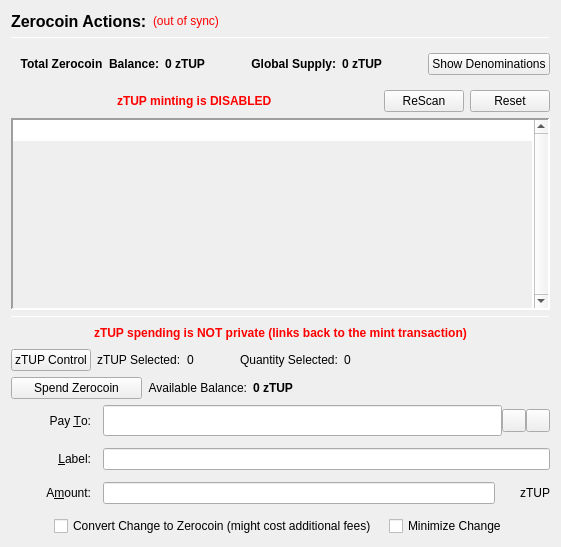
                  <widget class="QFrame" name="verticalFrameLeft">
                   <layout class="QVBoxLayout" name="verticalLayout_2">
                    <item>
                     <layout class="QVBoxLayout" name="verticalLayout_3">
                      <item>
                       <layout class="QHBoxLayout" name="horizontalLayout_3">
                        <item>
                         <widget class="QLabel" name="labelzTUPActions">
                          <property name="font">
                           <font>
                            <pointsize>12</pointsize>
                            <weight>75</weight>
                            <bold>true</bold>
                           </font>
                          </property>
                          <property name="text">
                           <string>Zerocoin Actions:</string>
                          </property>
                          <property name="alignment">
                           <set>Qt::AlignLeading|Qt::AlignLeft|Qt::AlignVCenter</set>
                          </property>
                         </widget>
                        </item>
                        <item>
                         <widget class="QLabel" name="labelzTUPSyncStatus">
                          <property name="toolTip">
                           <string>The displayed information may be out of date. Your wallet automatically synchronizes with the TenUp network after a connection is established, but this process has not completed yet.</string>
                          </property>
                          <property name="styleSheet">
                           <string notr="true">QLabel { color: red; }</string>
                          </property>
                          <property name="text">
                           <string notr="true">(out of sync)</string>
                          </property>
                          <property name="alignment">
                           <set>Qt::AlignLeading|Qt::AlignLeft|Qt::AlignVCenter</set>
                          </property>
                         </widget>
                        </item>
                        <item>
                         <spacer name="horizontalSpacer">
                          <property name="orientation">
                           <enum>Qt::Horizontal</enum>
                          </property>
                          <property name="sizeHint" stdset="0">
                           <size>
                            <width>40</width>
                            <height>20</height>
                           </size>
                          </property>
                         </spacer>
                        </item>
                       </layout>
                      </item>
                      <item>
                       <widget class="Line" name="lineUpperLeft">
                        <property name="minimumSize">
                         <size>
                          <width>0</width>
                          <height>1</height>
                         </size>
                        </property>
                        <property name="maximumSize">
                         <size>
                          <width>16777215</width>
                          <height>1</height>
                         </size>
                        </property>
                        <property name="frameShadow">
                         <enum>QFrame::Sunken</enum>
                        </property>
                        <property name="orientation">
                         <enum>Qt::Horizontal</enum>
                        </property>
                       </widget>
                      </item>
                      <item>
                       <widget class="QFrame" name="balanceSupplyFrame">
                        <layout class="QHBoxLayout" name="horizontalLayout_2" stretch="0,0,0,1,0">
                         <property name="rightMargin">
                          <number>0</number>
                         </property>
                         <item>
                          <layout class="QHBoxLayout" name="horizontalLayout_34">
                           <item>
                            <widget class="QLabel" name="labelzAvailableText_3">
                             <property name="font">
                              <font>
                               <weight>75</weight>
                               <bold>true</bold>
                              </font>
                             </property>
                             <property name="toolTip">
                              <string>Total Balance including unconfirmed and immature zTUP</string>
                             </property>
                             <property name="text">
                              <string>Total Zerocoin  Balance:</string>
                             </property>
                             <property name="alignment">
                              <set>Qt::AlignRight|Qt::AlignTrailing|Qt::AlignVCenter</set>
                             </property>
                            </widget>
                           </item>
                           <item>
                            <widget class="QLabel" name="labelzAvailableAmount_4">
                             <property name="minimumSize">
                              <size>
                               <width>40</width>
                               <height>0</height>
                              </size>
                             </property>
                             <property name="font">
                              <font>
                               <weight>75</weight>
                               <bold>true</bold>
                              </font>
                             </property>
                             <property name="toolTip">
                              <string>Total Balance including unconfirmed and immature zTUP</string>
                             </property>
                             <property name="text">
                              <string>0 zTUP</string>
                             </property>
                             <property name="alignment">
                              <set>Qt::AlignLeading|Qt::AlignLeft|Qt::AlignVCenter</set>
                             </property>
                            </widget>
                           </item>
                          </layout>
                         </item>
                         <item>
                          <spacer name="horizontalSpacer_32">
                           <property name="orientation">
                            <enum>Qt::Horizontal</enum>
                           </property>
                           <property name="sizeHint" stdset="0">
                            <size>
                             <width>40</width>
                             <height>20</height>
                            </size>
                           </property>
                          </spacer>
                         </item>
                         <item>
                          <layout class="QHBoxLayout" name="horizontalLayout_35">
                           <item>
                            <widget class="QLabel" name="labelZsupplyText_2">
                             <property name="font">
                              <font>
                               <weight>75</weight>
                               <bold>true</bold>
                              </font>
                             </property>
                             <property name="text">
                              <string>Global Supply:</string>
                             </property>
                             <property name="alignment">
                              <set>Qt::AlignRight|Qt::AlignTrailing|Qt::AlignVCenter</set>
                             </property>
                            </widget>
                           </item>
                           <item>
                            <widget class="QLabel" name="labelZsupplyAmount_2">
                             <property name="font">
                              <font>
                               <weight>75</weight>
                               <bold>true</bold>
                              </font>
                             </property>
                             <property name="text">
                              <string>0 zTUP</string>
                             </property>
                            </widget>
                           </item>
                          </layout>
                         </item>
                         <item>
                          <spacer name="horizontalSpacer_31">
                           <property name="orientation">
                            <enum>Qt::Horizontal</enum>
                           </property>
                           <property name="sizeHint" stdset="0">
                            <size>
                             <width>40</width>
                             <height>20</height>
                            </size>
                           </property>
                          </spacer>
                         </item>
                         <item>
                          <widget class="QPushButton" name="pushButtonShowDenoms">
                           <property name="toolTip">
                            <string>Show zTUP denominations list</string>
                           </property>
                           <property name="text">
                            <string>Show Denominations</string>
                           </property>
                          </widget>
                         </item>
                        </layout>
                       </widget>
                      </item>
                      <item>
                       <layout class="QHBoxLayout" name="horizontalLayout_4">
                        <item>
                         <spacer name="horizontalSpacer_2">
                          <property name="orientation">
                           <enum>Qt::Horizontal</enum>
                          </property>
                          <property name="sizeHint" stdset="0">
                           <size>
                            <width>40</width>
                            <height>20</height>
                           </size>
                          </property>
                         </spacer>
                        </item>
                        <item>
                         <widget class="QLabel" name="label">
                          <property name="styleSheet">
                           <string notr="true">color: red;
font-weight: bold;</string>
                          </property>
                          <property name="text">
                           <string>zTUP minting is DISABLED</string>
                          </property>
                         </widget>
                        </item>
                        <item>
                         <spacer name="horizontalSpacer_3">
                          <property name="orientation">
                           <enum>Qt::Horizontal</enum>
                          </property>
                          <property name="sizeHint" stdset="0">
                           <size>
                            <width>40</width>
                            <height>20</height>
                           </size>
                          </property>
                         </spacer>
                        </item>
                        <item>
                         <widget class="QPushButton" name="pushButtonMintReset">
                          <property name="maximumSize">
                           <size>
                            <width>80</width>
                            <height>16777215</height>
                           </size>
                          </property>
                          <property name="toolTip">
                           <string>Rescan the complete blockchain for  Zerocoin mints and their meta-data.</string>
                          </property>
                          <property name="text">
                           <string>ReScan</string>
                          </property>
                         </widget>
                        </item>
                        <item>
                         <widget class="QPushButton" name="pushButtonSpentReset">
                          <property name="maximumSize">
                           <size>
                            <width>80</width>
                            <height>16777215</height>
                           </size>
                          </property>
                          <property name="toolTip">
                           <string>Reset Zerocoin Wallet DB. Deletes transactions that did not make it into the blockchain.</string>
                          </property>
                          <property name="text">
                           <string>Reset</string>
                          </property>
                         </widget>
                        </item>
                       </layout>
                      </item>
                      <item>
                       <widget class="QPlainTextEdit" name="TEMintStatus">
                        <property name="font">
                         <font>
                          <pointsize>8</pointsize>
                         </font>
                        </property>
                        <property name="toolTip">
                         <string>Status and/or Mesages from the last Mint Action.</string>
                        </property>
                        <property name="frameShape">
                         <enum>QFrame::Panel</enum>
                        </property>
                        <property name="frameShadow">
                         <enum>QFrame::Sunken</enum>
                        </property>
                        <property name="lineWidth">
                         <number>2</number>
                        </property>
                        <property name="midLineWidth">
                         <number>2</number>
                        </property>
                        <property name="verticalScrollBarPolicy">
                         <enum>Qt::ScrollBarAlwaysOn</enum>
                        </property>
                        <property name="horizontalScrollBarPolicy">
                         <enum>Qt::ScrollBarAlwaysOff</enum>
                        </property>
                        <property name="readOnly">
                         <bool>true</bool>
                        </property>
                        <property name="plainText">
                         <string notr="true"/>
                        </property>
                        <property name="backgroundVisible">
                         <bool>true</bool>
                        </property>
                       </widget>
                      </item>
                      <item>
                       <widget class="Line" name="line">
                        <property name="minimumSize">
                         <size>
                          <width>0</width>
                          <height>1</height>
                         </size>
                        </property>
                        <property name="maximumSize">
                         <size>
                          <width>16777215</width>
                          <height>1</height>
                         </size>
                        </property>
                        <property name="orientation">
                         <enum>Qt::Horizontal</enum>
                        </property>
                       </widget>
                      </item>
                      <item>
                       <layout class="QHBoxLayout" name="horizontalLayout_7">
                        <item>
                         <spacer name="horizontalSpacer_18">
                          <property name="orientation">
                           <enum>Qt::Horizontal</enum>
                          </property>
                          <property name="sizeHint" stdset="0">
                           <size>
                            <width>40</width>
                            <height>20</height>
                           </size>
                          </property>
                         </spacer>
                        </item>
                        <item>
                         <widget class="QLabel" name="label_2">
                          <property name="styleSheet">
                           <string notr="true">color: red;
font-weight: bold;</string>
                          </property>
                          <property name="text">
                           <string>zTUP spending is NOT private (links back to the mint transaction)</string>
                          </property>
                         </widget>
                        </item>
                        <item>
                         <spacer name="horizontalSpacer_30">
                          <property name="orientation">
                           <enum>Qt::Horizontal</enum>
                          </property>
                          <property name="sizeHint" stdset="0">
                           <size>
                            <width>40</width>
                            <height>20</height>
                           </size>
                          </property>
                         </spacer>
                        </item>
                       </layout>
                      </item>
                      <item>
                       <layout class="QHBoxLayout" name="horizontalLayout_24">
                        <property name="leftMargin">
                         <number>0</number>
                        </property>
                        <property name="bottomMargin">
                         <number>0</number>
                        </property>
                        <item>
                         <widget class="QPushButton" name="pushButtonZTupControl">
                          <property name="text">
                           <string>zTUP Control</string>
                          </property>
                         </widget>
                        </item>
                        <item>
                         <widget class="QLabel" name="labelzTupSelected">
                          <property name="text">
                           <string>zTUP Selected:</string>
                          </property>
                         </widget>
                        </item>
                        <item>
                         <widget class="QLabel" name="labelzTupSelected_int">
                          <property name="text">
                           <string>0</string>
                          </property>
                         </widget>
                        </item>
                        <item>
                         <spacer name="horizontalSpacer_17">
                          <property name="orientation">
                           <enum>Qt::Horizontal</enum>
                          </property>
                          <property name="sizeType">
                           <enum>QSizePolicy::Fixed</enum>
                          </property>
                          <property name="sizeHint" stdset="0">
                           <size>
                            <width>40</width>
                            <height>20</height>
                           </size>
                          </property>
                         </spacer>
                        </item>
                        <item>
                         <widget class="QLabel" name="labelQuantitySelected">
                          <property name="text">
                           <string>Quantity Selected:</string>
                          </property>
                         </widget>
                        </item>
                        <item>
                         <widget class="QLabel" name="labelQuantitySelected_int">
                          <property name="text">
                           <string>0</string>
                          </property>
                         </widget>
                        </item>
                        <item>
                         <spacer name="horizontalSpacer_19">
                          <property name="orientation">
                           <enum>Qt::Horizontal</enum>
                          </property>
                          <property name="sizeHint" stdset="0">
                           <size>
                            <width>40</width>
                            <height>20</height>
                           </size>
                          </property>
                         </spacer>
                        </item>
                       </layout>
                      </item>
                      <item>
                       <layout class="QHBoxLayout" name="horizontalLayout_6">
                        <item>
                         <widget class="QPushButton" name="pushButtonSpendzTUP">
                          <property name="minimumSize">
                           <size>
                            <width>131</width>
                            <height>0</height>
                           </size>
                          </property>
                          <property name="toolTip">
                           <string>Spend Zerocoin. Without 'Pay To:' address creates payments to yourself.</string>
                          </property>
                          <property name="text">
                           <string>Spend Zerocoin</string>
                          </property>
                         </widget>
                        </item>
                        <item>
                         <widget class="QLabel" name="labelzTUPBalanceText">
                          <property name="toolTip">
                           <string>Available (mature and spendable) zTUP for spending</string>
                          </property>
                          <property name="text">
                           <string>Available Balance:</string>
                          </property>
                          <property name="alignment">
                           <set>Qt::AlignRight|Qt::AlignTrailing|Qt::AlignVCenter</set>
                          </property>
                         </widget>
                        </item>
                        <item>
                         <widget class="QLabel" name="labelzAvailableAmount_2">
                          <property name="font">
                           <font>
                            <weight>75</weight>
                            <bold>true</bold>
                           </font>
                          </property>
                          <property name="toolTip">
                           <string>Available (mature and spendable) zTUP for spending

zTUP are mature when they have more than 20 confirmations AND more than 2 mints of the same denomination after them were minted</string>
                          </property>
                          <property name="text">
                           <string>0 zTUP</string>
                          </property>
                          <property name="alignment">
                           <set>Qt::AlignLeading|Qt::AlignLeft|Qt::AlignVCenter</set>
                          </property>
                         </widget>
                        </item>
                        <item>
                         <spacer name="horizontalSpacer_4">
                          <property name="orientation">
                           <enum>Qt::Horizontal</enum>
                          </property>
                          <property name="sizeHint" stdset="0">
                           <size>
                            <width>40</width>
                            <height>20</height>
                           </size>
                          </property>
                         </spacer>
                        </item>
                       </layout>
                      </item>
                      <item>
                       <layout class="QGridLayout" name="gridLayout_7">
                        <property name="spacing">
                         <number>12</number>
                        </property>
                        <item row="0" column="0">
                         <widget class="QLabel" name="payToLabel">
                          <property name="minimumSize">
                           <size>
                            <width>80</width>
                            <height>0</height>
                           </size>
                          </property>
                          <property name="text">
                           <string>Pay &amp;To:</string>
                          </property>
                          <property name="alignment">
                           <set>Qt::AlignRight|Qt::AlignTrailing|Qt::AlignVCenter</set>
                          </property>
                          <property name="buddy">
                           <cstring>payTo</cstring>
                          </property>
                         </widget>
                        </item>
                        <item row="0" column="1">
                         <layout class="QHBoxLayout" name="payToLayout">
                          <property name="spacing">
                           <number>0</number>
                          </property>
                          <item>
                           <widget class="QValidatedLineEdit" name="payTo">
                            <property name="enabled">
                             <bool>true</bool>
                            </property>
                            <property name="minimumSize">
                             <size>
                              <width>0</width>
                              <height>31</height>
                             </size>
                            </property>
                            <property name="toolTip">
                             <string>The TenUp address to send the payment to. Creates local payment to yourself when empty.</string>
                            </property>
                           </widget>
                          </item>
                          <item>
                           <widget class="QToolButton" name="addressBookButton">
                            <property name="toolTip">
                             <string>Choose previously used address</string>
                            </property>
                            <property name="text">
                             <string/>
                            </property>
                            <property name="icon">
                             <iconset resource="../tenup.qrc">
                              <normaloff>:/icons/address-book</normaloff>:/icons/address-book</iconset>
                            </property>
                            <property name="shortcut">
                             <string>Alt+A</string>
                            </property>
                           </widget>
                          </item>
                          <item>
                           <widget class="QToolButton" name="pasteButton">
                            <property name="toolTip">
                             <string>Paste address from clipboard</string>
                            </property>
                            <property name="text">
                             <string/>
                            </property>
                            <property name="icon">
                             <iconset resource="../tenup.qrc">
                              <normaloff>:/icons/editpaste</normaloff>:/icons/editpaste</iconset>
                            </property>
                            <property name="shortcut">
                             <string>Alt+P</string>
                            </property>
                           </widget>
                          </item>
                         </layout>
                        </item>
                        <item row="1" column="0">
                         <widget class="QLabel" name="labelLabel">
                          <property name="minimumSize">
                           <size>
                            <width>80</width>
                            <height>0</height>
                           </size>
                          </property>
                          <property name="text">
                           <string>&amp;Label:</string>
                          </property>
                          <property name="alignment">
                           <set>Qt::AlignRight|Qt::AlignTrailing|Qt::AlignVCenter</set>
                          </property>
                          <property name="buddy">
                           <cstring>addAsLabel</cstring>
                          </property>
                         </widget>
                        </item>
                        <item row="1" column="1">
                         <widget class="QLineEdit" name="addAsLabel">
                          <property name="toolTip">
                           <string>Enter a label for this address to add it to the list of used addresses</string>
                          </property>
                         </widget>
                        </item>
                        <item row="2" column="0">
                         <widget class="QLabel" name="amountLabel">
                          <property name="minimumSize">
                           <size>
                            <width>80</width>
                            <height>0</height>
                           </size>
                          </property>
                          <property name="text">
                           <string>A&amp;mount:</string>
                          </property>
                          <property name="alignment">
                           <set>Qt::AlignRight|Qt::AlignTrailing|Qt::AlignVCenter</set>
                          </property>
                          <property name="buddy">
                           <cstring>zTUPpayAmount</cstring>
                          </property>
                         </widget>
                        </item>
                        <item row="2" column="1">
                         <layout class="QHBoxLayout" name="horizontalLayout_9">
                          <property name="spacing">
                           <number>0</number>
                          </property>
                          <item>
                           <widget class="QLineEdit" name="zTUPpayAmount"/>
                          </item>
                          <item>
                           <widget class="QLabel" name="labelzTUP">
                            <property name="minimumSize">
                             <size>
                              <width>55</width>
                              <height>0</height>
                             </size>
                            </property>
                            <property name="text">
                             <string>zTUP</string>
                            </property>
                            <property name="alignment">
                             <set>Qt::AlignRight|Qt::AlignTrailing|Qt::AlignVCenter</set>
                            </property>
                           </widget>
                          </item>
                         </layout>
                        </item>
                        <item row="3" column="0" colspan="2">
                         <layout class="QHBoxLayout" name="horizontalLayout_10">
                          <item>
                           <spacer name="horizontalSpacer_5">
                            <property name="orientation">
                             <enum>Qt::Horizontal</enum>
                            </property>
                            <property name="sizeHint" stdset="0">
                             <size>
                              <width>40</width>
                              <height>20</height>
                             </size>
                            </property>
                           </spacer>
                          </item>
                          <item>
                           <widget class="QCheckBox" name="checkBoxMintChange">
                            <property name="sizePolicy">
                             <sizepolicy hsizetype="MinimumExpanding" vsizetype="Fixed">
                              <horstretch>0</horstretch>
                              <verstretch>0</verstretch>
                             </sizepolicy>
                            </property>
                            <property name="layoutDirection">
                             <enum>Qt::LeftToRight</enum>
                            </property>
                            <property name="text">
                             <string>Convert Change to Zerocoin (might cost additional fees)</string>
                            </property>
                           </widget>
                          </item>
                          <item>
                           <widget class="QCheckBox" name="checkBoxMinimizeChange">
                            <property name="toolTip">
                             <string>If checked, the wallet tries to minimize the returning change instead of minimizing the number of spent denominations.</string>
                            </property>
                            <property name="text">
                             <string>Minimize Change</string>
                            </property>
                           </widget>
                          </item>
                          <item>
                           <spacer name="horizontalSpacer_6">
                            <property name="orientation">
                             <enum>Qt::Horizontal</enum>
                            </property>
                            <property name="sizeHint" stdset="0">
                             <size>
                              <width>40</width>
                              <height>20</height>
                             </size>
                            </property>
                           </spacer>
                          </item>
                         </layout>
                        </item>
                       </layout>
                      </item>
                     </layout>
                    </item>
                   </layout>
                  </widget>
